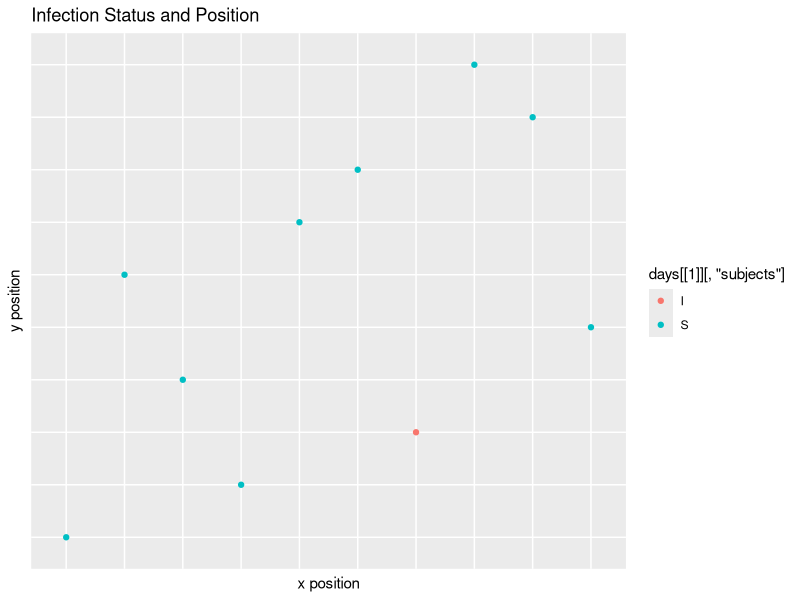
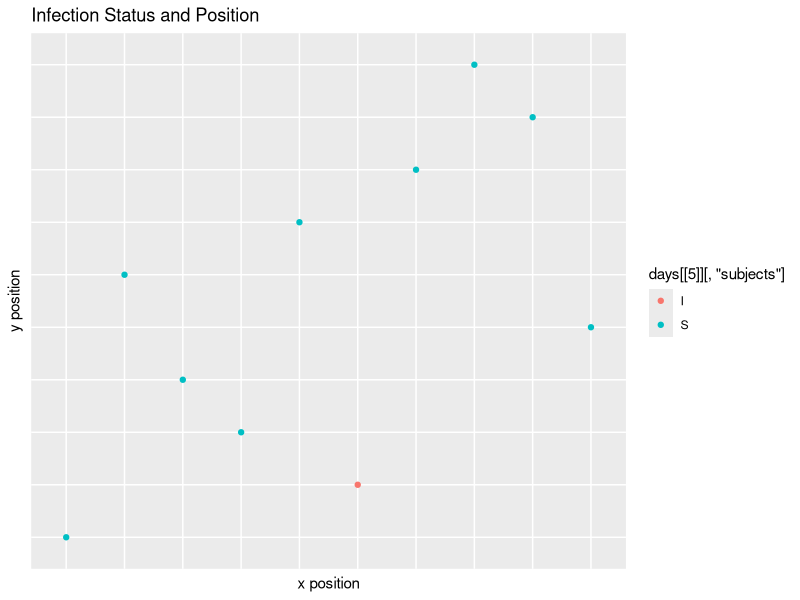
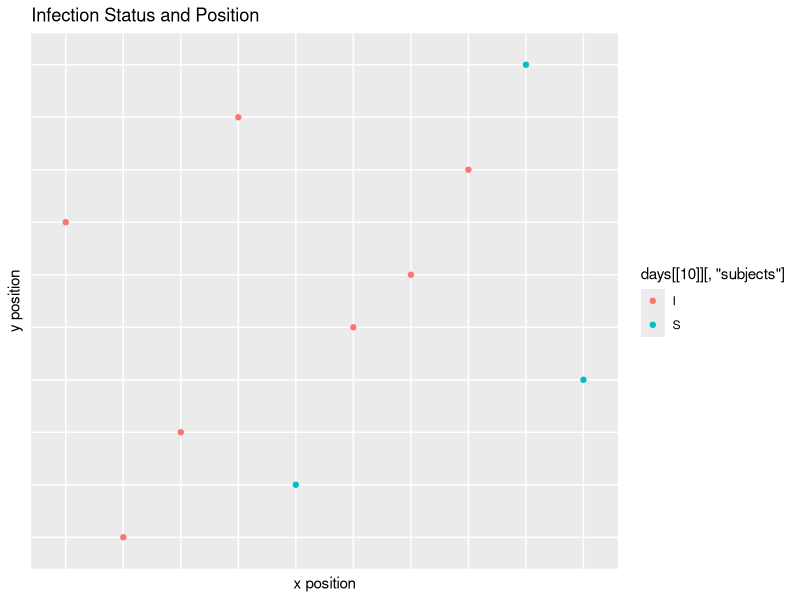
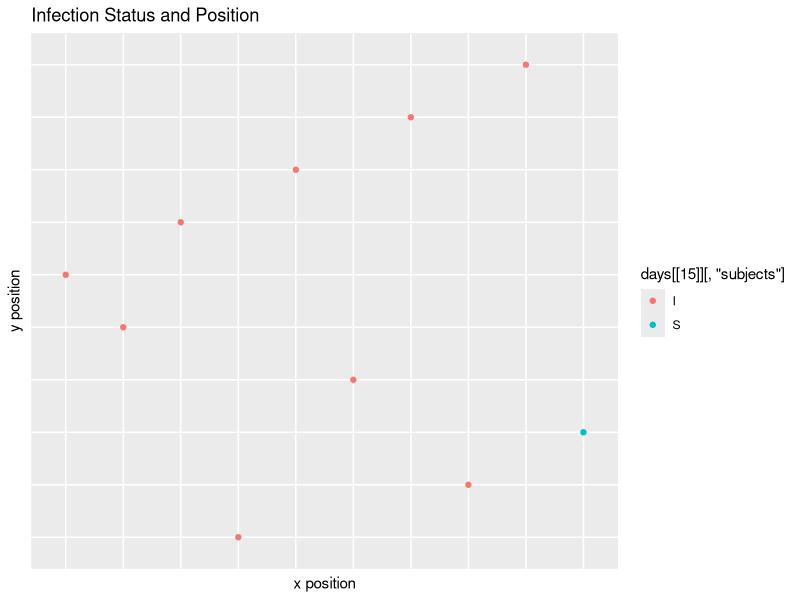
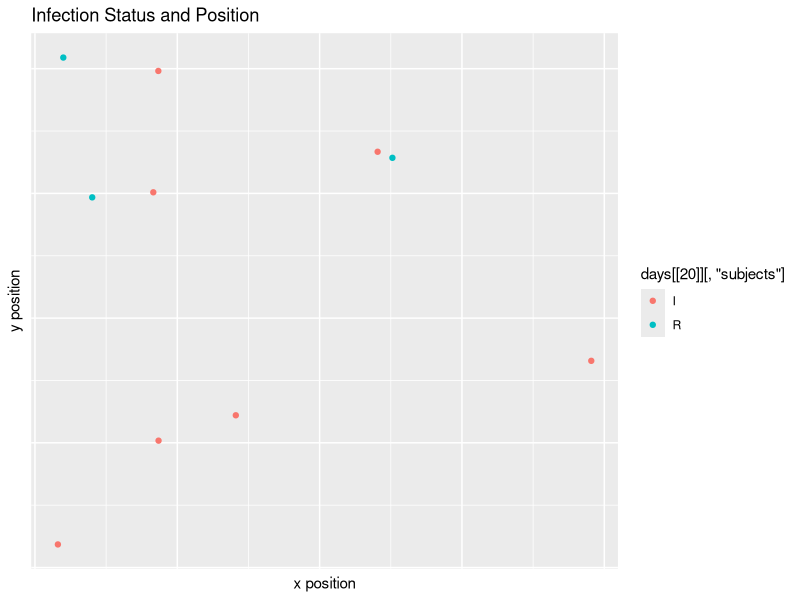
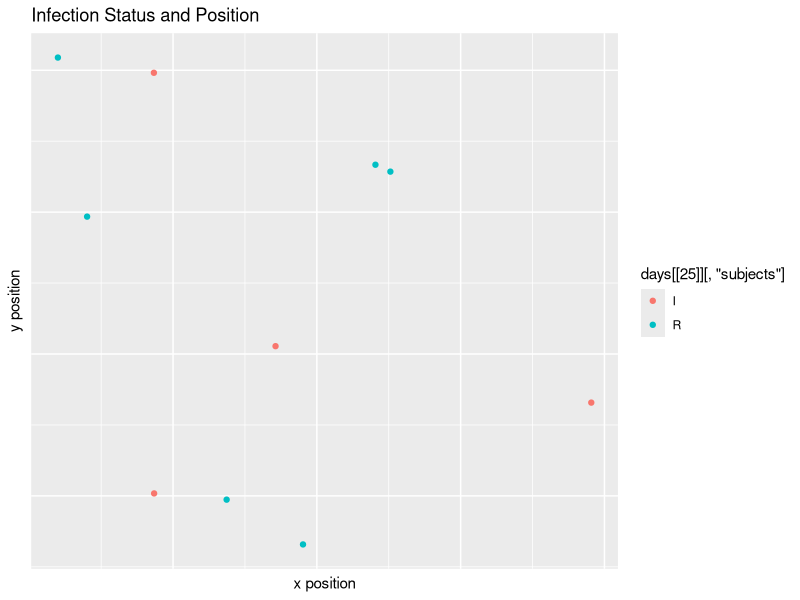
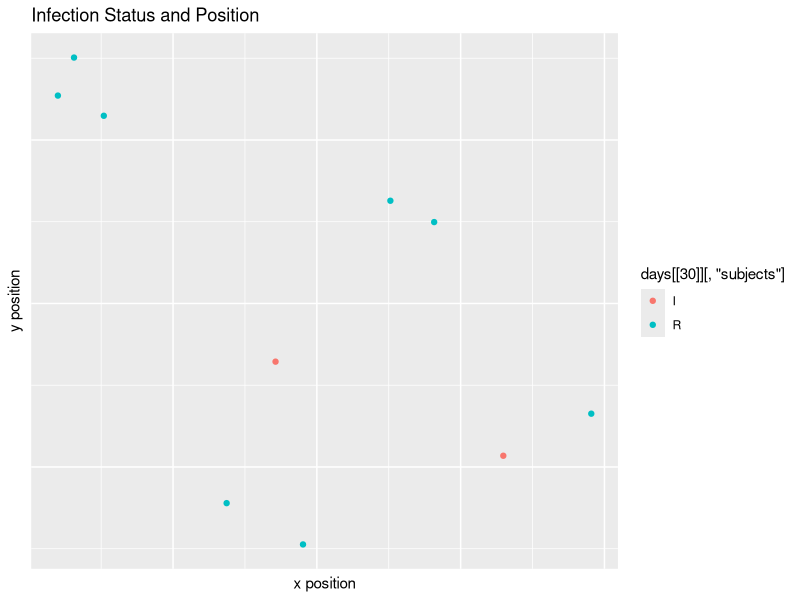

Write the R code that produced these figures, in order. (Note: a time limit stopped this script after it produced the figures.)
## ---- chunk 1
set.seed(400)
knitr::opts_chunk$set(echo = FALSE)
options(width=200)
## ---- chunk 2
library(tidyverse)
library(ggplot2)
library(boot)
## ---- chunk 3
starting_vals <- function(num_subjects, I_0, x_dim, y_dim){
  
  #Infect I_0 many starting subjects
  subjects <- rep('S', num_subjects)
  infect <- sample(x = 1:num_subjects, size=I_0, replace=FALSE)
  subjects[infect] <- 'I'
  
  #Storage for x, y starting positions for the subjects
  start_x <- runif(n=num_subjects, min=0, max=x_dim)
  start_y <- runif(n=num_subjects, min=0, max=y_dim)
  
  inc_time <- rep(-1, num_subjects)
  rec_days <- rep(-1, num_subjects)
  
  #Put into a data frame
  df <- as.data.frame(cbind(as.numeric(start_x), as.numeric(start_y), subjects, rec_days, inc_time))
  colnames(df)[1] <- 'x'
  colnames(df)[2] <- 'y'
  colnames(df)[3] <- 'subjects'
  colnames(df)[4] <- 'incubation'
  colnames(df)[5] <- 'recovery'
  
  #Assign a recovery time to the infected subjects
  df[df[,3] == 'I', 5] <- rpois(I_0, 14)
  
  #Assign an incubation time to the infected subjects
  df[df[,3] == 'I', 4] <- rpois(I_0, 5)
  
  return(df)
}

#Random step length function
get_step_length <- function(df, x_dim, y_dim){
  step_lengths <- rnorm(n=nrow(df), mean=min(x_dim, y_dim)/4, sd=min(x_dim, y_dim)/12)
  return(step_lengths)
}

#Random step direction function
get_step_direction <- function(length_vec){
  direction <- runif(n=length(length_vec), min=0, max=2*pi)
}

#Get delta_x, delta_y
get_delts <- function(length_vec, direc_vec){
  delta_x <- length_vec * cos(direc_vec)
  delta_y <- length_vec * sin(direc_vec)
  return(cbind(delta_x, delta_y))
}

#Function for getting updated coordinates
update_coords <- function(og_df, delta_df){
  new_mx <- matrix(data=NA, nrow=nrow(og_df), ncol=5)
  new_df <- data.frame(new_mx)
  new_df[,1] <- as.numeric(og_df[,'x']) + delta_df[,'delta_x']
  new_df[,2] <- as.numeric(og_df[,'y']) + delta_df[,'delta_y']
  new_df[,3] <- og_df[,3]
  new_df[,4] <- og_df[,4]
  new_df[,5] <- og_df[,5]
  colnames(new_df) <- c('x', 'y', 'subjects', 'incubation', 'recovery')
  new_df
}

coord_checker <- function(og_df, new_df, x_dim, y_dim){
  baddies <- NULL
  for(i in 1:nrow(new_df)){
    if(as.numeric(new_df[i, 'x']) > x_dim | as.numeric(new_df[i, 'x']) < 0 | as.numeric(new_df[i, 'y']) > y_dim | as.numeric(new_df[i, 'y']) < 0){
      baddies <- append(baddies, i)
    }
  }
  
  if(is.null(baddies)){
    return(new_df)
  }else{
  new_step <- get_step_length(new_df[i,], x_dim, y_dim)
  new_direction <- get_step_direction(new_step)
  new_change <- get_delts(new_step, new_direction)
  new_df <- update_coords(og_df[baddies,], new_change)
  full_df <- rbind(new_df, og_df[-baddies,])
  return(coord_checker(og_df, full_df, x_dim, y_dim))
  }
}

#Function for deciding if infections occurred
infection_status <- function(state, mean_crit_dist){
  
  current_infected <- state[state[,3]=='I' & state[,4] <= 0,]
  current_suceptable <- state[state[,3]=='S',]
  current_removed <- state[state[,3]=='R',]
  current_non_contagious <- state[state[,3]=='I' & state[,4] > 0,]
  
  #store new infection status
  newly_infected <- NULL
  
  #Check to see which susceptible subjects get infected
  #For loop
  if(nrow(current_suceptable) != 0 & nrow(current_infected) != 0){
  for(i in 1:nrow(current_infected)){
    for(j in 1:nrow(current_suceptable)){
      x_i <- as.numeric(current_infected[i, 'x'])
      y_i <- as.numeric(current_infected[i, 'y'])
      x_s <- as.numeric(current_suceptable[j, 'x'])
      y_s <- as.numeric(current_suceptable[j, 'y'])
     
      
      crucial_distance <- rexp(1, 1/mean_crit_dist)
      
      
      d <- sqrt((x_i - x_s)^2 + (y_i - y_s)^2)
      if(d <= crucial_distance){
        newly_infected <- c(newly_infected, j)
      }

    }
  }
  
  current_suceptable[newly_infected, 3] <- 'I'
  #Give incubation time
  current_suceptable[newly_infected, 4] <- rpois(n=length(newly_infected), lambda = 5)
  #Give recovery time
  current_suceptable[newly_infected, 5] <- rpois(n=length(newly_infected), lambda = 14)
  
  new_state <- rbind(current_infected, current_suceptable, current_removed, current_non_contagious)
  return(new_state)
  }else{return(state)}
}

#simulation function
simulator <- function(days, num_subjects, x_dim, y_dim, I_0, inf_dist){
  initial_data <- starting_vals(num_subjects = num_subjects, x_dim=x_dim, y_dim=y_dim, I_0=I_0)
  end_day <- list()
  num_cases <- rep(NA, days)
  num_cases <- c(I_0, num_cases)
  num_new_cases <- rep(NA, days)
  
  for(i in 1:days){
    
    if(i == 1){
      step_size <- get_step_length(initial_data, x_dim, y_dim)
      direction <- get_step_direction(step_size)
      change <- get_delts(step_size, direction)
  
      updated_positions <- update_coords(initial_data, change)
      checked_positions <- coord_checker(og_df=initial_data, new_df=updated_positions, x_dim=x_dim, y_dim=y_dim)
      new_status <- infection_status(checked_positions, inf_dist)
      
      #recovery time code
      not_recovered <- new_status[as.numeric(new_status[, 5]) > 0, ]
      new_time <- as.numeric(not_recovered[, 5]) - 1
      not_recovered[, 5] <- new_time
      infected_0 <- new_status[as.numeric(new_status[, 5]) == 0, ]
      infected_0[, 3] <- rep('R', nrow(infected_0))
      not_infected = new_status[as.numeric(new_status[, 5]) < 0, ]
      new_status = rbind(not_recovered, infected_0, not_infected)
      
      #incubation time code
      infected_people <- new_status[new_status[,3] == 'I',]
      new_inc_time <- as.numeric(infected_people[,4]) - 1
      infected_people[,4] <- new_inc_time
      other_people <- new_status[new_status[,3] != 'I',]
      new_status <- rbind(infected_people, other_people)
      
      end_day[[i]] <- new_status
      
      #Calculate number of new cases
      num_cases[i+1] <- sum(new_status[,3]=='I')
      num_new_cases[i] <- sum(new_status[,3]=='I') - I_0
      
    }
    
    else{
      step_size <- get_step_length(initial_data, x_dim, y_dim)
      direction <- get_step_direction(step_size)
      change <- get_delts(step_size, direction)
  
      updated_positions <- update_coords(end_day[[i-1]], change)
      checked_positions <- coord_checker(og_df=end_day[[i-1]], new_df=updated_positions, x_dim=x_dim, y_dim=y_dim)
      new_status <- infection_status(checked_positions, inf_dist)
      
      not_recovered <- new_status[as.numeric(new_status[, 5]) > 0, ]
      new_time <- as.numeric(not_recovered[, 5]) - 1
      not_recovered[, 5] <- new_time
      infected_0 <- new_status[as.numeric(new_status[, 5]) == 0, ]
      infected_0[, 3] <- rep('R', nrow(infected_0))
      not_infected = new_status[as.numeric(new_status[, 5]) < 0, ]
      new_status = rbind(not_recovered, infected_0, not_infected)
      
      #incubation time code
      infected_people <- new_status[new_status[,3] == 'I',]
      new_inc_time <- as.numeric(infected_people[,4]) - 1
      infected_people[,4] <- new_inc_time
      other_people <- new_status[new_status[,3] != 'I',]
      new_status <- rbind(infected_people, other_people)

      
      end_day[[i]] <- new_status
      
      #Calculate number of new cases
      num_cases[i+1] <- sum(new_status[,3]=='I')
      num_new_cases[i] <- sum(new_status[,3]=='I') - num_cases[i-1]
  
    }
  }
  return(num_cases)
}

simulator22 <- function(days, num_subjects, x_dim, y_dim, I_0, inf_dist){
  initial_data <- starting_vals(num_subjects = num_subjects, x_dim=x_dim, y_dim=y_dim, I_0=I_0)
  end_day <- list()
  num_cases <- rep(NA, days)
  num_cases <- c(I_0, num_cases)
  num_new_cases <- rep(NA, days)
  
  for(i in 1:days){
    
    if(i == 1){
      step_size <- get_step_length(initial_data, x_dim, y_dim)
      direction <- get_step_direction(step_size)
      change <- get_delts(step_size, direction)
  
      updated_positions <- update_coords(initial_data, change)
      checked_positions <- coord_checker(og_df=initial_data, new_df=updated_positions, x_dim=x_dim, y_dim=y_dim)
      new_status <- infection_status(checked_positions, inf_dist)
      
      #recovery time code
      not_recovered <- new_status[as.numeric(new_status[, 5]) > 0, ]
      new_time <- as.numeric(not_recovered[, 5]) - 1
      not_recovered[, 5] <- new_time
      infected_0 <- new_status[as.numeric(new_status[, 5]) == 0, ]
      infected_0[, 3] <- rep('R', nrow(infected_0))
      not_infected = new_status[as.numeric(new_status[, 5]) < 0, ]
      new_status = rbind(not_recovered, infected_0, not_infected)
      
      #incubation time code
      infected_people <- new_status[new_status[,3] == 'I',]
      new_inc_time <- as.numeric(infected_people[,4]) - 1
      infected_people[,4] <- new_inc_time
      other_people <- new_status[new_status[,3] != 'I',]
      new_status <- rbind(infected_people, other_people)
      
      end_day[[i]] <- new_status
      
      #Calculate number of new cases
      num_cases[i+1] <- sum(new_status[,3]=='I')
      num_new_cases[i] <- sum(new_status[,3]=='I') - I_0
      
    }
    
    else{
      step_size <- get_step_length(initial_data, x_dim, y_dim)
      direction <- get_step_direction(step_size)
      change <- get_delts(step_size, direction)
  
      updated_positions <- update_coords(end_day[[i-1]], change)
      checked_positions <- coord_checker(og_df=end_day[[i-1]], new_df=updated_positions, x_dim=x_dim, y_dim=y_dim)
      new_status <- infection_status(checked_positions, inf_dist)
      
      not_recovered <- new_status[as.numeric(new_status[, 5]) > 0, ]
      new_time <- as.numeric(not_recovered[, 5]) - 1
      not_recovered[, 5] <- new_time
      infected_0 <- new_status[as.numeric(new_status[, 5]) == 0, ]
      infected_0[, 3] <- rep('R', nrow(infected_0))
      not_infected = new_status[as.numeric(new_status[, 5]) < 0, ]
      new_status = rbind(not_recovered, infected_0, not_infected)
      
      #incubation time code
      infected_people <- new_status[new_status[,3] == 'I',]
      new_inc_time <- as.numeric(infected_people[,4]) - 1
      infected_people[,4] <- new_inc_time
      other_people <- new_status[new_status[,3] != 'I',]
      new_status <- rbind(infected_people, other_people)

      
      end_day[[i]] <- new_status
      
      #Calculate number of new cases
      num_cases[i+1] <- sum(new_status[,3]=='I')
      num_new_cases[i] <- sum(new_status[,3]=='I') - num_cases[i-1]
  
    }
  }
  return(end_day)
}
## ---- chunk 4
get_step_length <- function(df, x_dim, y_dim){
  step_lengths <- rnorm(n=nrow(df), mean=min(x_dim, y_dim)/4, sd=min(x_dim, y_dim)/12)
  return(step_lengths)
}

get_step_direction <- function(length_vec){
  direction <- runif(n=length(length_vec), min=0, max=2*pi)
}

get_delts <- function(length_vec, direc_vec){
  delta_x <- length_vec * cos(direc_vec)
  delta_y <- length_vec * sin(direc_vec)
  return(cbind(delta_x, delta_y))
}
## ---- chunk 5
update_coords <- function(og_df, delta_df){
  new_mx <- matrix(data=NA, nrow=nrow(og_df), ncol=5)
  new_df <- data.frame(new_mx)
  new_df[,1] <- as.numeric(og_df[,'x']) + delta_df[,'delta_x']
  new_df[,2] <- as.numeric(og_df[,'y']) + delta_df[,'delta_y']
  new_df[,3] <- og_df[,3]
  new_df[,4] <- og_df[,4]
  new_df[,5] <- og_df[,5]
  colnames(new_df) <- c('x', 'y', 'subjects', 'incubation', 'recovery')
  new_df
}

coord_checker <- function(og_df, new_df, x_dim, y_dim){
  baddies <- NULL
  for(i in 1:nrow(new_df)){
    if(as.numeric(new_df[i, 'x']) > x_dim | as.numeric(new_df[i, 'x']) < 0 | as.numeric(new_df[i, 'y']) > y_dim | as.numeric(new_df[i, 'y']) < 0){
      baddies <- append(baddies, i)
    }
  }
  
  if(is.null(baddies)){
    return(new_df)
  }else{
  new_step <- get_step_length(new_df[i,], x_dim, y_dim)
  new_direction <- get_step_direction(new_step)
  new_change <- get_delts(new_step, new_direction)
  new_df <- update_coords(og_df[baddies,], new_change)
  full_df <- rbind(new_df, og_df[-baddies,])
  return(coord_checker(og_df, full_df, x_dim, y_dim))
  }
}
## ---- chunk 6
infection_status <- function(state, mean_crit_dist){
  
  current_infected <- state[state[,3]=='I' & state[,4] <= 0,]
  current_suceptable <- state[state[,3]=='S',]
  current_removed <- state[state[,3]=='R',]
  current_non_contagious <- state[state[,3]=='I' & state[,4] > 0,]
  
  newly_infected <- NULL
  
  if(nrow(current_suceptable) != 0 & nrow(current_infected) != 0){
  for(i in 1:nrow(current_infected)){
    for(j in 1:nrow(current_suceptable)){
      x_i <- as.numeric(current_infected[i, 'x'])
      y_i <- as.numeric(current_infected[i, 'y'])
      x_s <- as.numeric(current_suceptable[j, 'x'])
      y_s <- as.numeric(current_suceptable[j, 'y'])
     
      crucial_distance <- rexp(1, 1/mean_crit_dist)
      
      d <- sqrt((x_i - x_s)^2 + (y_i - y_s)^2)
      if(d <= crucial_distance){
        newly_infected <- c(newly_infected, j)
      }
    }
  }
  current_suceptable[newly_infected, 3] <- 'I'
  current_suceptable[newly_infected, 4] <- rpois(n=length(newly_infected), lambda = 5)
  current_suceptable[newly_infected, 5] <- rpois(n=length(newly_infected), lambda = 14)
  
  new_state <- rbind(current_infected, current_suceptable, current_removed, current_non_contagious)
  return(new_state)
  }else{return(state)}
}
## ---- chunk 7
dummy_simulator <- function(days, num_subjects, x_dim, y_dim, I_0, inf_dist){
  initial_data <- starting_vals(num_subjects = num_subjects, x_dim=x_dim, y_dim=y_dim, I_0=I_0)
  end_day <- list()
  num_cases <- rep(NA, days)
  num_cases <- c(I_0, num_cases)
  num_new_cases <- rep(NA, days)
  for(i in 1:days){
    if(i == 1){
      step_size <- get_step_length(initial_data, x_dim, y_dim)
      direction <- get_step_direction(step_size)
      change <- get_delts(step_size, direction)
      updated_positions <- update_coords(initial_data, change)
      checked_positions <- coord_checker(og_df=initial_data, new_df=updated_positions, x_dim=x_dim, y_dim=y_dim)
      new_status <- infection_status(checked_positions, inf_dist)
      
      not_recovered <- new_status[as.numeric(new_status[, 5]) > 0, ]
      new_time <- as.numeric(not_recovered[, 5]) - 1
      not_recovered[, 5] <- new_time
      infected_0 <- new_status[as.numeric(new_status[, 5]) == 0, ]
      infected_0[, 3] <- rep('R', nrow(infected_0))
      not_infected = new_status[as.numeric(new_status[, 5]) < 0, ]
      new_status = rbind(not_recovered, infected_0, not_infected)
      infected_people <- new_status[new_status[,3] == 'I',]
      new_inc_time <- as.numeric(infected_people[,4]) - 1
      infected_people[,4] <- new_inc_time
      other_people <- new_status[new_status[,3] != 'I',]
      new_status <- rbind(infected_people, other_people)
      end_day[[i]] <- new_status
      num_cases[i+1] <- sum(new_status[,3]=='I')
      num_new_cases[i] <- sum(new_status[,3]=='I') - I_0
    }
    }
  return(num_cases)
}
## ---- chunk 8
days <- simulator22(30, 10, 1, 1, 1, 0.2)

ggplot() +
  geom_point(aes(x=days[[1]][, 'x'], y= days[[1]][, 'y'], color=days[[1]][, 'subjects'])) +
  xlab('x position') +
  ylab('y position') +
  ggtitle('Infection Status and Position') +
  theme(axis.text.x=element_blank(),
        axis.ticks.x=element_blank(),
        axis.text.y=element_blank(),
        axis.ticks.y=element_blank())

## ---- chunk 9
ggplot() +
  geom_point(aes(x=days[[5]][, 'x'], y= days[[5]][, 'y'], color=days[[5]][, 'subjects'])) +
  xlab('x position') +
  ylab('y position') +
  ggtitle('Infection Status and Position') +
  theme(axis.text.x=element_blank(),
        axis.ticks.x=element_blank(),
        axis.text.y=element_blank(),
        axis.ticks.y=element_blank())

## ---- chunk 10
ggplot() +
  geom_point(aes(x=days[[10]][, 'x'], y= days[[10]][, 'y'], color=days[[10]][, 'subjects'])) +
  xlab('x position') +
  ylab('y position') +
  ggtitle('Infection Status and Position') +
  theme(axis.text.x=element_blank(),
        axis.ticks.x=element_blank(),
        axis.text.y=element_blank(),
        axis.ticks.y=element_blank())

## ---- chunk 11
ggplot() +
  geom_point(aes(x=days[[15]][, 'x'], y= days[[15]][, 'y'], color=days[[15]][, 'subjects'])) +
  xlab('x position') +
  ylab('y position') +
  ggtitle('Infection Status and Position') +
  theme(axis.text.x=element_blank(),
        axis.ticks.x=element_blank(),
        axis.text.y=element_blank(),
        axis.ticks.y=element_blank())

## ---- chunk 12
ggplot() +
  geom_point(aes(x=days[[20]][, 'x'], y= days[[20]][, 'y'], color=days[[20]][, 'subjects'])) +
  xlab('x position') +
  ylab('y position') +
  ggtitle('Infection Status and Position') +
  theme(axis.text.x=element_blank(),
        axis.ticks.x=element_blank(),
        axis.text.y=element_blank(),
        axis.ticks.y=element_blank())

## ---- chunk 13
ggplot() +
  geom_point(aes(x=days[[25]][, 'x'], y= days[[25]][, 'y'], color=days[[25]][, 'subjects'])) +
  xlab('x position') +
  ylab('y position') +
  ggtitle('Infection Status and Position') +
  theme(axis.text.x=element_blank(),
        axis.ticks.x=element_blank(),
        axis.text.y=element_blank(),
        axis.ticks.y=element_blank())

## ---- chunk 14
ggplot() +
  geom_point(aes(x=days[[30]][, 'x'], y= days[[30]][, 'y'], color=days[[30]][, 'subjects'])) +
  xlab('x position') +
  ylab('y position') +
  ggtitle('Infection Status and Position') +
  theme(axis.text.x=element_blank(),
        axis.ticks.x=element_blank(),
        axis.text.y=element_blank(),
        axis.ticks.y=element_blank())

## ---- chunk 15
mean_func <- function(daytuh, idx) {
  mean(daytuh[idx])
}

get_bootstrap_cis <- function(days, num_subjects, x_dim, y_dim, I_0, inf_dist, sample_size, ci_type='perc'){
  #Create data frame to store samples
  samps <- matrix(data=NA, nrow=sample_size, ncol=days + 1)
  samps <- data.frame(samps)
  
  #Create data frame to store confidence intervals
  ci_df <- matrix(data=NA, nrow=days + 1, ncol=3)
  ci_df <- data.frame(ci_df)
  
  for(i in 1:sample_size){
    samps[i, ] <- simulator(days, num_subjects, x_dim, y_dim, I_0, inf_dist)
  }
  
  for(i in 1:ncol(samps)){
    #Make sure column has more than one unique value
    check <- (length(unique(samps[ ,i])) != 1)
    if(check){
    boot_obj <- boot(samps[ ,i], mean_func, 2000)
    ci_obj <- boot.ci(boot_obj, conf = .95, type = ci_type)
    ci_df[i, 1] <- ci_obj$percent[4]
    ci_df[i, 2] <- ci_obj$t0
    ci_df[i, 3] <- ci_obj$percent[5]
    }else{ci_df[i, ] <- c(samps[1, i], samps[1, i], samps[1, i])}
  }
return(ci_df)
}
## ---- chunk 16
library(ggplot2)

plot_dat <- get_bootstrap_cis(days=150, num_subjects=100, x_dim=20, y_dim=20, I_0=1, inf_dist=1, sample_size=20)

ggplot() +
  geom_line(aes(x=1:151, y=plot_dat[ ,1]), linetype = 2, color = 'red') +
  geom_line(aes(x=1:151, y=plot_dat[ ,2])) +
  geom_line(aes(x=1:151, y=plot_dat[ ,3]), linetype = 2, color = 'red') +
  xlab('Day') +
  ylab('Number of Cases') +
  ggtitle('Number of Covid-19 cases over time')
## ---- chunk 17
plot_dat2 <- get_bootstrap_cis(days=150, num_subjects=200, x_dim=20, y_dim=20, I_0=1, inf_dist=1, sample_size=20)

ggplot() +
  geom_line(aes(x=1:151, y=plot_dat2[ ,1]), linetype = 2, color = 'red') +
  geom_line(aes(x=1:151, y=plot_dat2[ ,2])) +
  geom_line(aes(x=1:151, y=plot_dat2[ ,3]), linetype = 2, color = 'red') +
  xlab('Day') +
  ylab('Number of Cases') +
  ggtitle('Number of Covid-19 cases over time')

## ---- chunk 18
ggplot() +
  geom_line(aes(x=1:151, y=plot_dat[ ,2]), color='red') +
  geom_line(aes(x=1:151, y=plot_dat2[ ,2]), color='blue') +
  xlab('Day') +
  ylab('Number of Cases') +
  ggtitle('Number of Covid-19 cases over time')
## ---- chunk 19
plot_dat3 <- get_bootstrap_cis(days=150, num_subjects=100, x_dim=20, y_dim=20, I_0=1, inf_dist=0.5, sample_size=20)

ggplot() +
  geom_line(aes(x=1:151, y=plot_dat[ ,2]), color='red') +
  geom_line(aes(x=1:151, y=plot_dat3[ ,2]), color='blue') +
  xlab('Day') +
  ylab('Number of Cases') +
  ggtitle('Number of Covid-19 cases over time')
